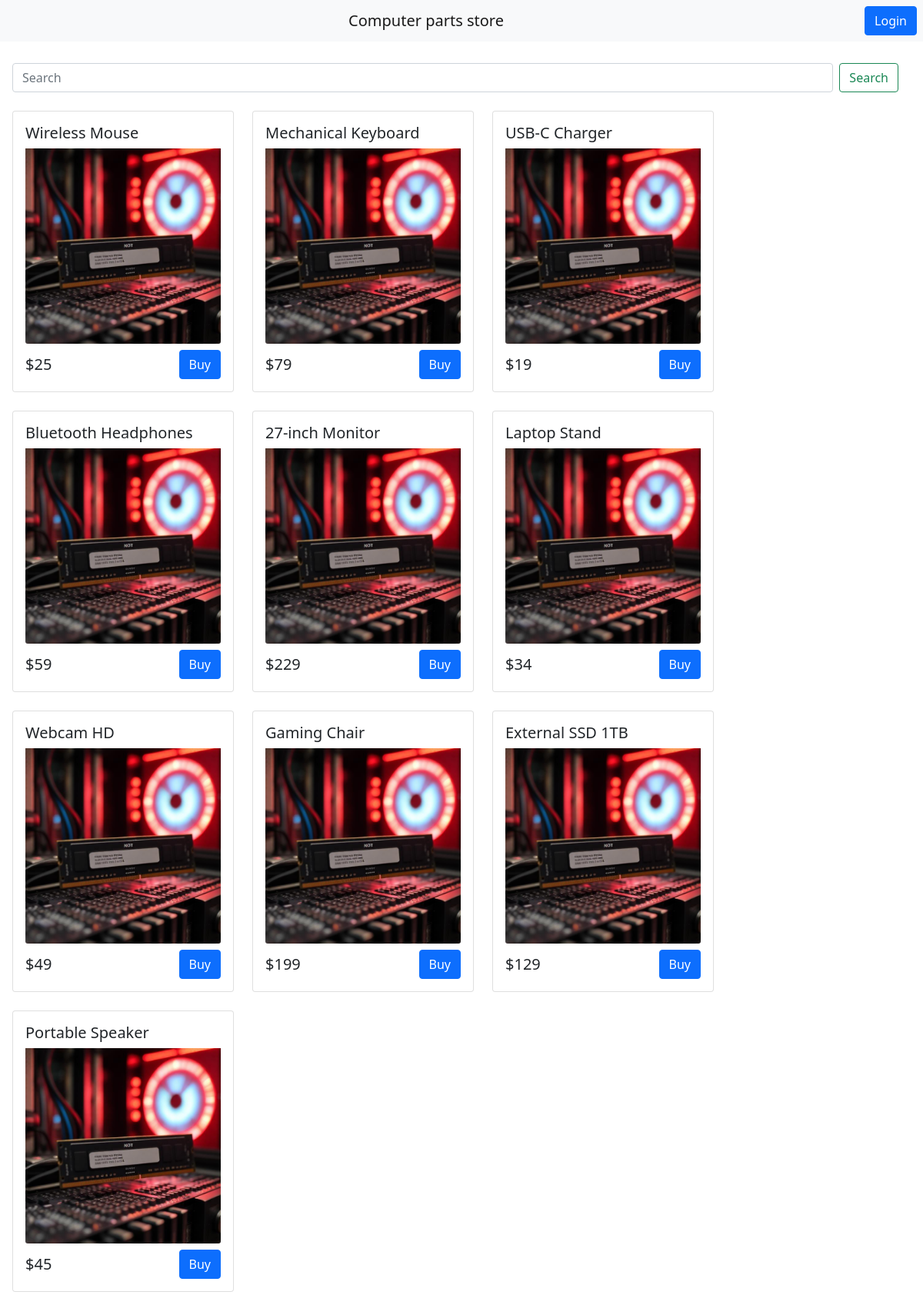
The app's page /, older data.
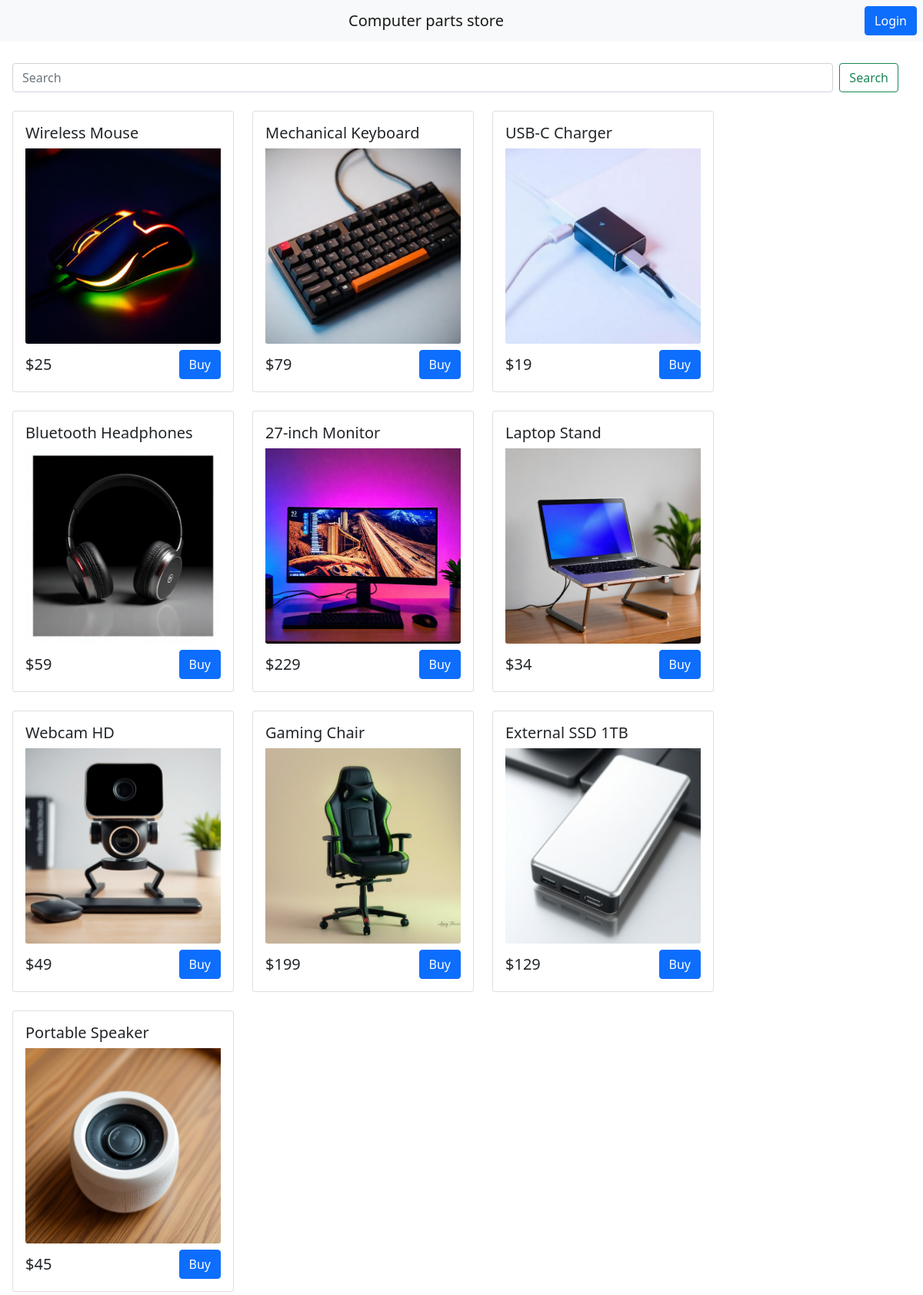
The same page, newer data.
### tables this page shows
CREATE TABLE products (
    id INTEGER PRIMARY KEY AUTOINCREMENT,
    product_name TEXT,
    price INTEGER,
    image TEXT
);

### main.py (the view)
@app.route("/")
def index():
    conn = sqlite3.connect('computer_store.db')
    conn.set_trace_callback(sql_trace)
    q_search = request.args.get('search', '')
    products = conn.execute(f"SELECT id, product_name, price, image FROM products WHERE product_name like '%{q_search}%';").fetchall()
    keys = ["id", "name", "price", "img"]
    products_dicts = []
    for product in products:
        products_dicts.append(dict(zip(keys, product)))
    conn.close()
    return render_template("index.html", products=products_dicts)

### templates/index.html (shortened to what this page needs)
<html>
    <head>
        <link href="https://cdn.jsdelivr.net/npm/bootstrap@5.0.2/dist/css/bootstrap.min.css" rel="stylesheet">
    </head>
    <body>
        {% include "navbar.html" %}
        <div id = "products" class = "row g-4 m-1">
            <form class="d-flex flex-shrink-1 align-items-center mb-0" method="get" action="/">
                <input class="form-control me-2" type="search" name="search" placeholder="Search" aria-label="Search">
                <button class="btn btn-outline-success me-3" type="submit">Search</button>
            </form>
            {% for product in products %}
            <div class = "col-auto">
                <div class = "card" style = "width: 18rem;">
                    <div class = "card-body">
                        <h5 class = "card-title">
                            {{product.name}}
                        </h5>
                        <img src = "/static/images/{{product.img}}" class = "card-img-bottom">
                        <div class = "d-flex justify-content-between align-items-center mt-2">
                            <span class = "h5 mb-0"> ${{product.price}} </span>
                            <a href = "#" class = "btn btn-primary" > Buy </a>
                        </div>
                    </div>
                </div>
            </div>
            {% endfor %}
        </div>
    </body>
</html>

Row changes from the older to the newer data that the page shows:
changed products "Wireless Mouse": img: a different picture
changed products "Mechanical Keyboard": img: a different picture
changed products "USB-C Charger": img: a different picture
changed products "Bluetooth Headphones": img: a different picture
changed products "27-inch Monitor": img: a different picture
changed products "Laptop Stand": img: a different picture
changed products "Webcam HD": img: a different picture
changed products "Gaming Chair": img: a different picture
changed products "External SSD 1TB": img: a different picture
changed products "Portable Speaker": img: a different picture
